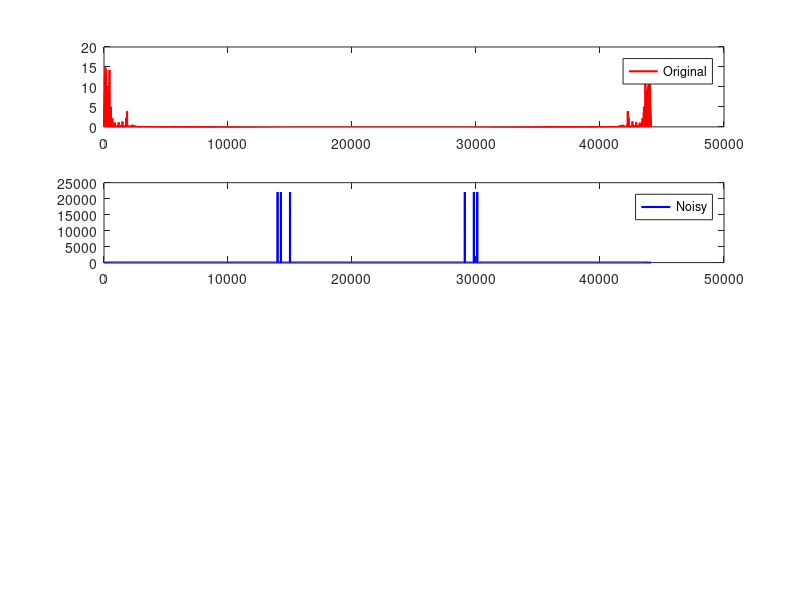

This chart was generated by the following MATLAB code: (Note: this script raises an error after producing the figure.)
clear all; close all ; clc;
load("r2112.mat")
%%
sound(rush,FS); %Plays the music
%%
fhat = fft(rush);
PSD = fhat.*conj(fhat)/(length(fhat));
freq = linspace(0,FS, length(fhat));
%%
load("r2112noisy.mat")
%%
sound(rushnoisy,FS);
fhat_n = fft(rushnoisy);
PSD_n = fhat_n.*conj(fhat_n)/(length(fhat_n));
freq_n = linspace(0,FS, length(fhat_n));% Create x-axis of frequencies in Hz 
%%
subplot(4,1,1)
plot(freq, PSD,'r','LineWidth',1.5);hold on;
legend('Original')

subplot(4,1,2)
plot(freq_n, PSD_n, '-b','LineWidth',1.5);
legend('Noisy')
%%
%Plot Spectogram
% Compute and plot the spectrogram
window_size = 1024;
overlap = 512;
[~, frequencies, times, Sxx] = spectrogram(rush, hamming(window_size), overlap, window_size, FS);

subplot(4,1,3)
imagesc(times, frequencies, 10 * log10(abs(Sxx)));
axis xy;
title('Spectrogram');
xlabel('Time (s)');
ylabel('Frequency (Hz)');
colorbar;
colormap('jet');
grid on;
%%
n= length(rushnoisy);
fhat_n = fft(rushnoisy);
fhat_n(n/4:n)=0;
cleansignal=2*real(ifft(fhat_n));
%%
PSD_n = fhat_n.*conj(fhat_n)/(length(fhat_n));
freq_n = linspace(0,FS, length(fhat_n));% Create x-axis of frequencies in Hz 
sound(cleansignal,FS); %Plays the music
subplot(4,1,4)
plot(freq_n, PSD_n, '-b','LineWidth',1.5);
legend('Cleaned Signal')